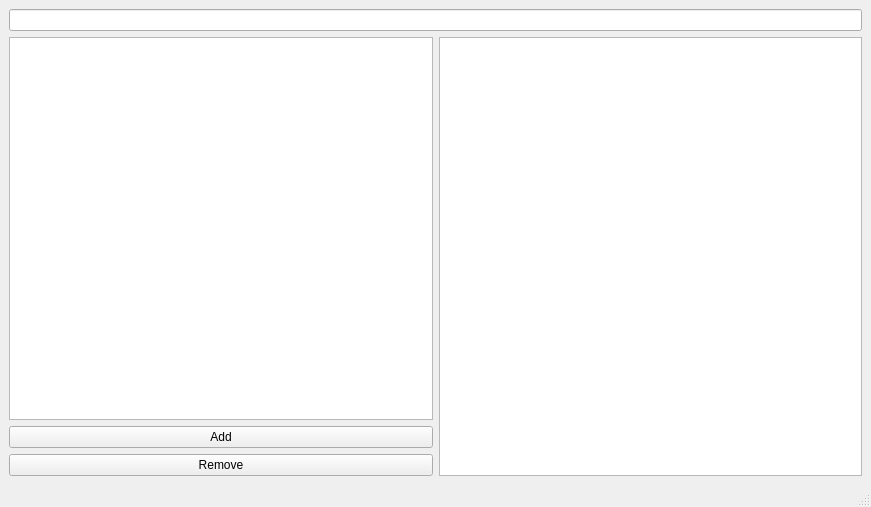
<?xml version="1.0" encoding="UTF-8"?>
<ui version="4.0">
 <class>MainWindow</class>
 <widget class="QMainWindow" name="MainWindow">
  <property name="geometry">
   <rect>
    <x>0</x>
    <y>0</y>
    <width>871</width>
    <height>507</height>
   </rect>
  </property>
  <property name="windowTitle">
   <string>MainWindow</string>
  </property>
  <widget class="QWidget" name="centralwidget">
   <layout class="QVBoxLayout" name="verticalLayout_3">
    <item>
     <widget class="QLineEdit" name="input_line"/>
    </item>
    <item>
     <layout class="QHBoxLayout" name="horizontalLayout_2">
      <item>
       <layout class="QVBoxLayout" name="verticalLayout_2">
        <item>
         <widget class="QListWidget" name="variable_list"/>
        </item>
        <item>
         <widget class="QPushButton" name="add_button">
          <property name="text">
           <string>Add</string>
          </property>
         </widget>
        </item>
        <item>
         <widget class="QPushButton" name="del_button">
          <property name="text">
           <string>Remove</string>
          </property>
         </widget>
        </item>
       </layout>
      </item>
      <item>
       <widget class="QTextBrowser" name="result_panel"/>
      </item>
     </layout>
    </item>
   </layout>
  </widget>
  <widget class="QMenuBar" name="menubar">
   <property name="geometry">
    <rect>
     <x>0</x>
     <y>0</y>
     <width>871</width>
     <height>26</height>
    </rect>
   </property>
  </widget>
  <widget class="QStatusBar" name="statusbar"/>
 </widget>
 <resources/>
 <connections/>
</ui>
